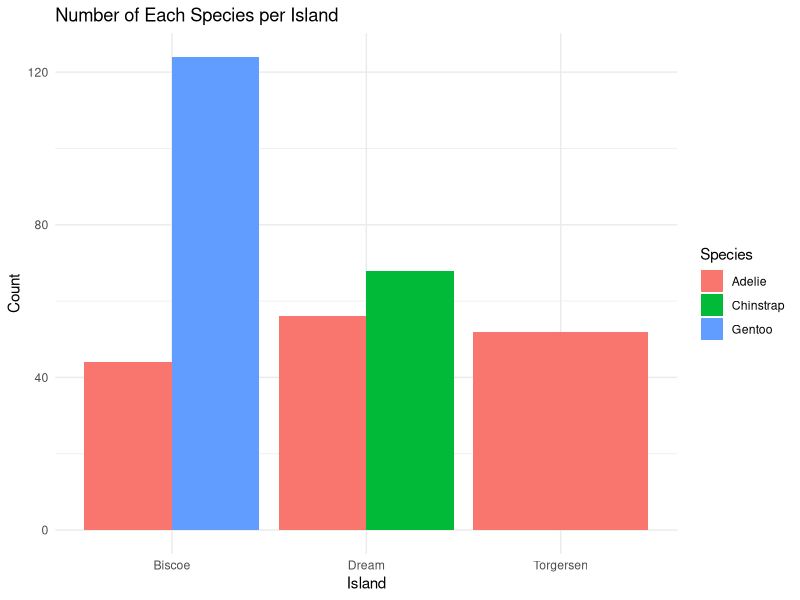

Generate this figure with R:
##
install.packages("readxl")
install.packages("skimr")
install.packages("ggplot2")

library(ggplot2)
library(readxl)
library(skimr)

setwd("C:/Users/danny/OneDrive/Documents/GitHub/QAC380-Statistical-Consulting")

penguins <- read_excel("penguins.xlsx")


summary(penguins)
skim(penguins)
# Bar chart comparing species across islands
ggplot(penguins, aes(x = island, fill = species)) +
  geom_bar(position = "dodge") +
  labs(title = "Number of Each Species per Island",
       x = "Island",
       y = "Count",
       fill = "Species") +
  theme_minimal()
